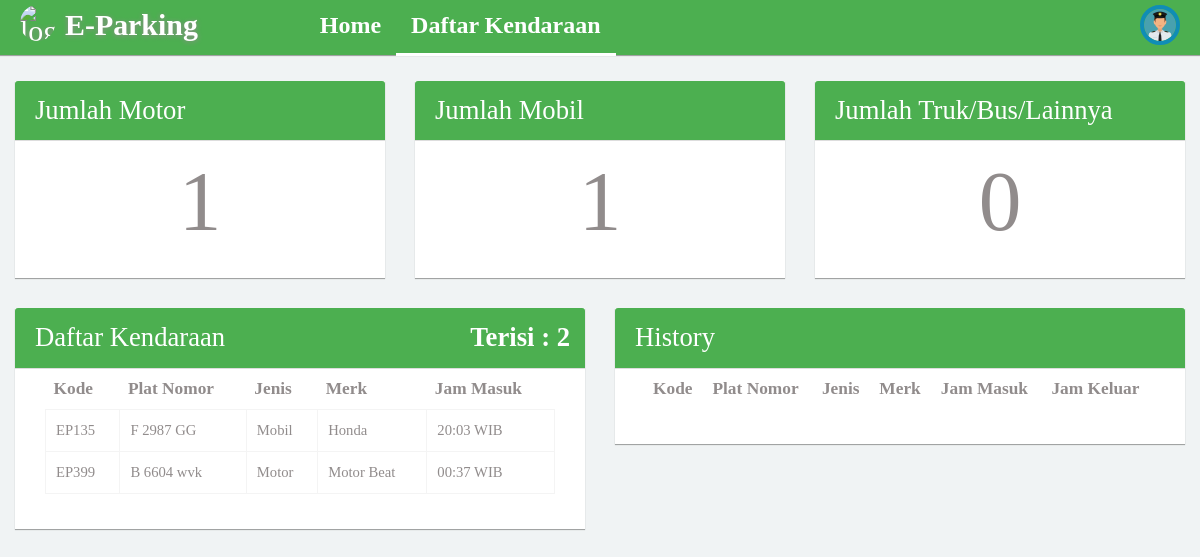
/daftar_kendaraan.php, run on the app's committed database.
### tables this page shows
CREATE TABLE `tb_daftar_parkir` (
  `kode` varchar(5) NOT NULL,
  `plat_nomor` varchar(10) NOT NULL,
  `jenis` varchar(22) NOT NULL,
  `merk` varchar(30) NOT NULL,
  `jam_masuk` varchar(9) NOT NULL,
  `hitung_jam_masuk` int(2) NOT NULL,
  `status` varchar(2) NOT NULL,
  `jam_keluar` varchar(9) NOT NULL,
  `total` int(11) NOT NULL
);

### daftar_kendaraan.php (the view, shortened to what this page needs)
<!DOCTYPE html>
<html>
<head>
  <link rel="stylesheet" type="text/css" href="asset/css/bootstrap.min.css">
  <link rel="stylesheet" type="text/css" href="asset/css/plugins/font-awesome.min.css"/>
  <link rel="stylesheet" type="text/css" href="asset/css/plugins/animate.min.css"/>
  <link rel="stylesheet" type="text/css" href="asset/css/plugins/nouislider.min.css"/>
  <link rel="stylesheet" type="text/css" href="asset/css/plugins/select2.min.css"/>
  <link rel="stylesheet" type="text/css" href="asset/css/plugins/ionrangeslider/ion.rangeSlider.css"/>
  <link rel="stylesheet" type="text/css" href="asset/css/plugins/ionrangeslider/ion.rangeSlider.skinFlat.css"/>
  <link rel="stylesheet" type="text/css" href="asset/css/plugins/bootstrap-material-datetimepicker.css"/>
  <link rel="stylesheet" type="text/css" href="asset/css/plugins/simple-line-icons.css"/>
  <link rel="stylesheet" type="text/css" href="asset/css/plugins/mediaelementplayer.css"/>
  <link href="asset/css/style.css" rel="stylesheet">
</head>
<?php
  include "config/koneksi.php";
  $username = $_GET['nama'];
  $cek_isi = mysqli_num_rows(mysqli_query($con, "SELECT * FROM tb_daftar_parkir"));
  $cek_mobil = mysqli_num_rows(mysqli_query($con, "SELECT * FROM tb_daftar_parkir WHERE jenis ='Mobil'"));
  $cek_motor = mysqli_num_rows(mysqli_query($con, "SELECT * FROM tb_daftar_parkir WHERE jenis ='Motor'"));
  $cek_lainnya = mysqli_num_rows(mysqli_query($con, "SELECT * FROM tb_daftar_parkir WHERE jenis ='Truk/Bus/Lainnya'"));
 ?>
<body class="dashboard topnav">
        <nav class="navbar navbar-default header navbar-fixed-top bg-green">
          <div class="col-md-12 nav-wrapper">
            <div class="navbar-header" style="width:100%;">
                <div class="navbar-brand" style="margin-left: -10px;" name="home_logo">
                <img src="asset/img/logo.png" class="img-circle" alt="logo" style="float: left;margin-top: -10px;" width="35px"/>
                 <b style="float: left;margin-left: 10px;">E-Parking</b>
                </div>
              <ul class="nav navbar-nav search-nav" style="margin-left: 7%">
                  <li><a href="home.php?nama=<?= $username ?>"><span  style="font-size: 18pt">Home</a></span></li>
                  <li class="active"><a style="font-size: 18pt">Daftar Kendaraan</a></li>
              </ul>
              <ul class="nav navbar-nav navbar-right user-nav">
                <li class="user-name"><span><?php echo $username ?></span></li>
                  <li class="dropdown avatar-dropdown">
                   <img src="asset/img/petugas.png" class="img-circle avatar" alt="username" data-toggle="dropdown" aria-haspopup="true" aria-expanded="true" style="cursor: pointer;" />
                </li>
              </ul>
            </div>
          </div>
        </nav>
      <div id="content">
                <div class="col-md-4 col-sm-4 col-xs-12" style="margin-top: 30px;">
                  <div class="col-md-12 panel">
                    <div class="col-md-12 panel-heading bg-green">
                      <h4 style="color: white;font-size: 20pt;">Jumlah Motor</h4>
                    </div>
                    <div class="panel-body" style="text-align: center;font-size: 64pt;">
                      <?= $cek_motor ?>
                  </div>
                  </div>
                </div>
                <div class="col-md-4 col-sm-4 col-xs-12" style="margin-top: 30px;">
                  <div class="col-md-12 panel">
                    <div class="col-md-12 panel-heading bg-green">
                      <h4 style="color: white;font-size: 20pt;">Jumlah Mobil</h4>
                    </div>
                    <div class="panel-body" style="text-align: center;font-size: 64pt;">
                      <?= $cek_mobil ?>
                  </div>
                  </div>
                </div>
                <div class="col-md-4 col-sm-4 col-xs-12" style="margin-top: 30px;">
                  <div class="col-md-12 panel">
                    <div class="col-md-12 panel-heading bg-green">
                      <h4 style="color: white;font-size: 20pt;">Jumlah Truk/Bus/Lainnya</h4>
                    </div>
                    <div class="panel-body" style="text-align: center;font-size: 64pt;">
                      <?= $cek_lainnya ?>
                  </div>
                  </div>
                </div>
               <div class="col-md-6 col-sm-12 col-xs-12" style="margin-top: 10px;">
                  <div class="col-md-12 panel">
                    <div class="col-md-12 panel-heading bg-green">
                      <h4 style="color: white;font-size: 20pt;">Daftar Kendaraan <span class="right" style="color : white; font-weight: bold; text-align: right; padding-right: 10px;">Terisi : <?= $cek_isi ?></span></h4>
                    </div>
                    <div class="panel-body">
                    <div class="table-responsive col-md-12 col-sm-12 col-xs-12">
                    <table class="table table-hover" width="100%" cellspacing="0">
                    <thead>
                      <tr style="font-size: 13pt">
                        <th style="max-width: 120px;">Kode</th>
                        <th style="max-width: 250px;">Plat Nomor</th>
                        <th>Jenis</th>
                        <th>Merk</th>
                        <th style="max-width: 200px;">Jam Masuk</th>
                      </tr>
                    </thead>
                    <tbody>
                      <?php
                        $sql = "SELECT * FROM tb_daftar_parkir WHERE status = '1'";
                        $query = mysqli_query($con, $sql);
                        while ($data = mysqli_fetch_array($query)) {?>
                      <tr style="font-size: 11pt">
                        <td><?php echo $data['kode'] ?></td>
                        <td><?php echo $data['plat_nomor'] ?></td>
                        <td><?php echo $data['jenis'] ?></td>
                        <td><?php echo $data['merk'] ?></td>
                        <td><?php echo $data['jam_masuk'] . " WIB" ?></td>
                      </tr>
                      <?php } ?>
                    </tbody>
                  </table>
                  </div>
                  </div>
                  </div>
                </div>
                <div class="col-md-6 col-sm-12 col-xs-12"  style="margin-top: 10px;">
                  <div class="col-md-12 panel">
                    <div class="col-md-12 panel-heading bg-green">
                      <h4 style="color: white;font-size: 20pt;">History</h4>
                    </div>
                    <div class="panel-body">
                    <div class="table-responsive col-md-12 col-sm-12 col-xs-12">
                    <table class="table" width="100%" cellspacing="0">
                    <thead>
                      <tr style="font-size: 13pt">
                        <th style="max-width: 120px;">Kode</th>
                        <th style="max-width: 250px;">Plat Nomor</th>
                        <th>Jenis</th>
                        <th>Merk</th>
                        <th style="max-width: 200px;">Jam Masuk</th>
                        <th style="max-width: 200px;">Jam Keluar</th>
                      </tr>
                    </thead>
                  </table>
                  </div>
                  </div>
                  </div>
                </div>
      </div>
</body>
</html>

### data on the page
tb_daftar_parkir: kode "EP135", plat_nomor "F 2987 GG", jenis "Mobil", merk "Honda", jam_masuk "20:03"
tb_daftar_parkir: kode "EP399", plat_nomor "B 6604 wvk", jenis "Motor", merk "Motor Beat", jam_masuk "00:37"

### other printed values
$cek_motor "1"
$cek_mobil "1"
$cek_lainnya "0"
$cek_isi "2"
